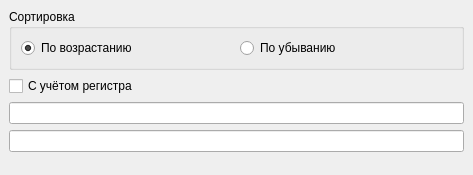
<?xml version="1.0" encoding="UTF-8"?>
<ui version="4.0">
 <class>MainWindow</class>
 <widget class="QMainWindow" name="MainWindow">
  <property name="geometry">
   <rect>
    <x>0</x>
    <y>0</y>
    <width>473</width>
    <height>175</height>
   </rect>
  </property>
  <property name="windowTitle">
   <string>Универсальный компаратор</string>
  </property>
  <widget class="QWidget" name="centralwidget">
   <layout class="QVBoxLayout" name="verticalLayout">
    <item>
     <widget class="QGroupBox" name="groupBox">
      <property name="title">
       <string>Сортировка</string>
      </property>
      <layout class="QHBoxLayout" name="horizontalLayout">
       <item>
        <widget class="QRadioButton" name="rb_asc">
         <property name="text">
          <string>По возрастанию</string>
         </property>
         <property name="checked">
          <bool>true</bool>
         </property>
        </widget>
       </item>
       <item>
        <widget class="QRadioButton" name="rb_desc">
         <property name="text">
          <string>По убыванию</string>
         </property>
         <property name="checked">
          <bool>false</bool>
         </property>
        </widget>
       </item>
      </layout>
     </widget>
    </item>
    <item>
     <widget class="QCheckBox" name="cb_case">
      <property name="text">
       <string>С учётом регистра</string>
      </property>
     </widget>
    </item>
    <item>
     <widget class="QLineEdit" name="le_unsorted"/>
    </item>
    <item>
     <widget class="QLineEdit" name="le_sorted"/>
    </item>
    <item>
     <spacer name="verticalSpacer">
      <property name="orientation">
       <enum>Qt::Orientation::Vertical</enum>
      </property>
      <property name="sizeHint" stdset="0">
       <size>
        <width>20</width>
        <height>40</height>
       </size>
      </property>
     </spacer>
    </item>
   </layout>
  </widget>
 </widget>
 <resources/>
 <connections/>
</ui>
